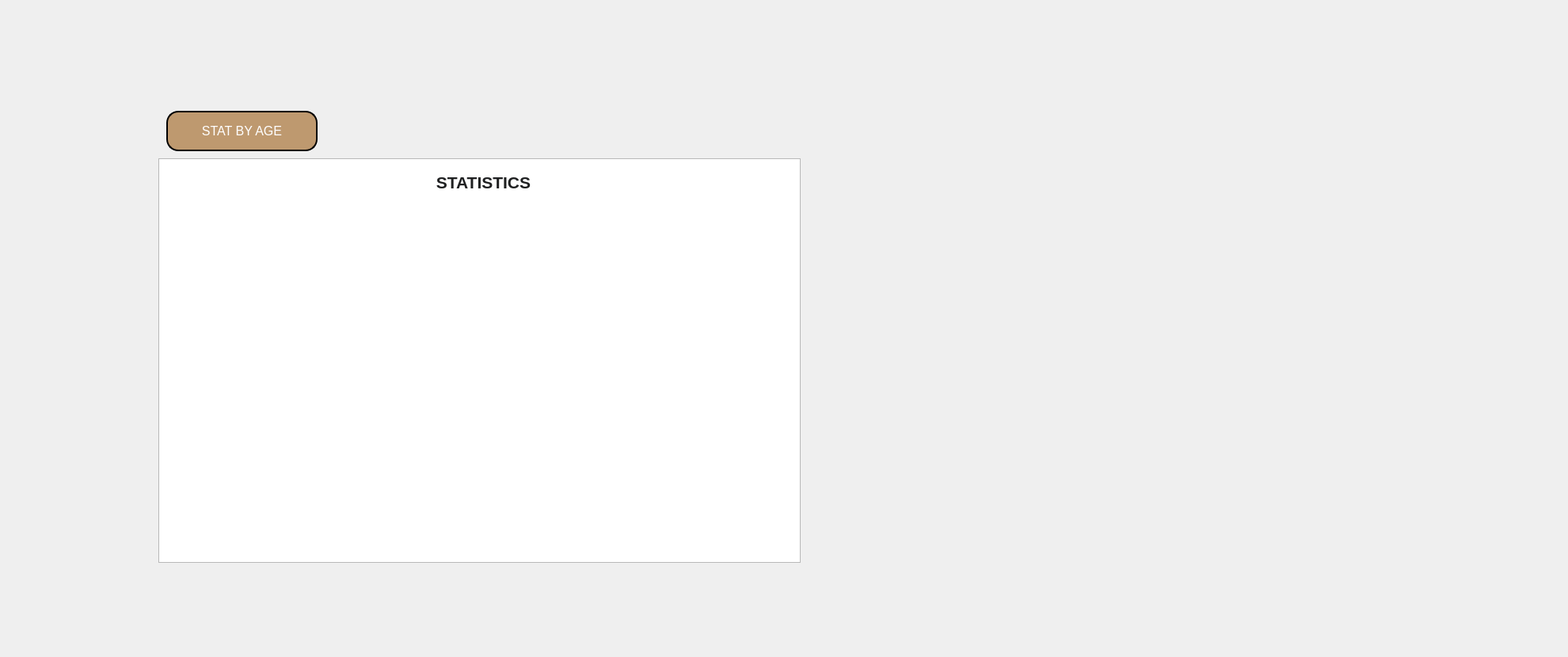
    <widget class="QWidget" name="stat_2">
     <widget class="QPushButton" name="statAge_p">
      <property name="geometry">
       <rect>
        <x>210</x>
        <y>140</y>
        <width>191</width>
        <height>51</height>
       </rect>
      </property>
      <property name="styleSheet">
       <string notr="true">QPushButton {
    font-size: 12pt; /* Larger font size */
    border: 2px solid #000000; /* Black border */
    border-radius: 15px; /* Rounded corners */
    padding: 12px 24px; /* Increased padding for better spacing */
    color: #ffffff; /* White text */
    background-color: #be996f; /* Gold background */
}

QPushButton:hover {
    background-color: #8b5f3d; /* Darker gold on hover */
}

QPushButton:pressed {
    background-color: #9e4b0f; /* Darker gold when pressed */
}
</string>
      </property>
      <property name="text">
       <string>STAT BY AGE</string>
      </property>
      <property name="iconSize">
       <size>
        <width>33</width>
        <height>33</height>
       </size>
      </property>
      <property name="autoRepeat">
       <bool>false</bool>
      </property>
      <property name="autoExclusive">
       <bool>false</bool>
      </property>
      <property name="flat">
       <bool>false</bool>
      </property>
     </widget>
     <widget class="QWidget" name="horizontalLayoutWidget_4">
      <property name="geometry">
       <rect>
        <x>210</x>
        <y>260</y>
        <width>791</width>
        <height>381</height>
       </rect>
      </property>
      <layout class="QHBoxLayout" name="horizontalLayout_2">
       <item>
        <widget class="QFrame" name="chartFrame_2">
         <property name="styleSheet">
          <string notr="true">QTableView {
    background-color: #f4d69a; /* Light brown background color */
    border: 2px solid #996515; /* Dark brown border with 2px width */
    border-radius: 15px; /* Border radius of 15px for rounded corners */
}

QTableView::item {
    color: #3a3a3a; /* Dark gray text color */
    font-family: Arial, sans-serif; /* Font family */
    font-size: 14px; /* Font size */
}

QTableView::item:selected {
    background-color: #e0b86e; /* Lighter brown background color for selected items */
}

QTableView::item:focus {
    background-color: #996515; /* Dark brown background color for focused items */
}

QScrollBar:vertical {
    border: 1px solid #996515; /* Dark brown border for vertical scrollbar */
    background: #f4d69a; /* Light brown background color for vertical scrollbar */
    width: 20px; /* Width of the vertical scrollbar */
    margin: 0px 0px 0px 0px; /* Margin */
}

QScrollBar::handle:vertical {
    background: #996515; /* Dark brown handle color for vertical scrollbar */
    min-height: 20px; /* Minimum height of the handle */
    border-radius: 10px; /* Border radius of the handle */
}

QScrollBar::handle:vertical:hover {
    background: #6b472e; /* Darker brown handle color for vertical scrollbar on hover */
}

QScrollBar::add-line:vertical {
    border: 1px solid #996515; /* Dark brown border for vertical scrollbar add line */
    background: #f4d69a; /* Light brown background color for vertical scrollbar add line */
    height: 20px; /* Height of the add line */
    subcontrol-position: bottom; /* Position at the bottom */
    subcontrol-origin: margin; /* Origin from the margin */
}

QScrollBar::sub-line:vertical {
    border: 1px solid #996515; /* Dark brown border for vertical scrollbar sub line */
    background: #f4d69a; /* Light brown background color for vertical scrollbar sub line */
    height: 20px; /* Height of the sub line */
    subcontrol-position: top; /* Position at the top */
    subcontrol-origin: margin; /* Origin from the margin */
}

QScrollBar::up-arrow:vertical, QScrollBar::down-arrow:vertical {
    border: 1px solid #996515; /* Dark brown border for vertical scrollbar arrows */
    width: 10px; /* Width of the arrows */
    height: 10px; /* Height of the arrows */
    background: #f4d69a; /* Light brown background color for arrows */
}

QScrollBar::add-page:vertical, QScrollBar::sub-page:vertical {
    background: none; /* No background for page */
}</string>
         </property>
         <property name="frameShape">
          <enum>QFrame::StyledPanel</enum>
         </property>
         <property name="frameShadow">
          <enum>QFrame::Raised</enum>
         </property>
        </widget>
       </item>
      </layout>
     </widget>
     <widget class="QListView" name="listView_p">
      <property name="geometry">
       <rect>
        <x>200</x>
        <y>200</y>
        <width>811</width>
        <height>511</height>
       </rect>
      </property>
      <property name="styleSheet">
       <string notr="true"/>
      </property>
     </widget>
     <widget class="QWidget" name="horizontalLayoutWidget_3">
      <property name="geometry">
       <rect>
        <x>210</x>
        <y>260</y>
        <width>791</width>
        <height>381</height>
       </rect>
      </property>
      <layout class="QHBoxLayout" name="setLayout_p">
       <item>
        <widget class="QWidget" name="placeholderWidget_2" native="true"/>
       </item>
      </layout>
     </widget>
     <widget class="QLabel" name="label_82">
      <property name="geometry">
       <rect>
        <x>200</x>
        <y>210</y>
        <width>821</width>
        <height>41</height>
       </rect>
      </property>
      <property name="styleSheet">
       <string notr="true">QLabel{
    color: rgb(31, 32, 33);
    font-weight: bold; /* Add this line to set the font weight to bold */
}

</string>
      </property>
      <property name="text">
       <string>&lt;html&gt;&lt;head/&gt;&lt;body&gt;&lt;p align=&quot;center&quot;&gt;&lt;span style=&quot; font-size:16pt;&quot;&gt;STATISTICS&lt;/span&gt;&lt;/p&gt;&lt;/body&gt;&lt;/html&gt;</string>
      </property>
     </widget>
     <widget class="QLabel" name="label_95">
      <property name="geometry">
       <rect>
        <x>1680</x>
        <y>-20</y>
        <width>291</width>
        <height>241</height>
       </rect>
      </property>
      <property name="text">
       <string/>
      </property>
      <property name="pixmap">
       <pixmap>../../Downloads/422871135_3753649611547138_2993912555110327539_n-removebg-preview.png</pixmap>
      </property>
      <property name="scaledContents">
       <bool>true</bool>
      </property>
     </widget>
     <widget class="QLabel" name="label_96">
      <property name="geometry">
       <rect>
        <x>190</x>
        <y>0</y>
        <width>1721</width>
        <height>821</height>
       </rect>
      </property>
      <property name="text">
       <string/>
      </property>
      <property name="pixmap">
       <pixmap>../../Downloads/fablab-1020x512.jpg</pixmap>
      </property>
      <property name="scaledContents">
       <bool>true</bool>
      </property>
     </widget>
     <widget class="QLabel" name="label_81">
      <property name="geometry">
       <rect>
        <x>1480</x>
        <y>560</y>
        <width>291</width>
        <height>241</height>
       </rect>
      </property>
      <property name="text">
       <string/>
      </property>
      <property name="pixmap">
       <pixmap>../../Downloads/422871135_3753649611547138_2993912555110327539_n-removebg-preview.png</pixmap>
      </property>
      <property name="scaledContents">
       <bool>true</bool>
      </property>
     </widget>
     <zorder>label_96</zorder>
     <zorder>label_95</zorder>
     <zorder>statAge_p</zorder>
     <zorder>horizontalLayoutWidget_4</zorder>
     <zorder>listView_p</zorder>
     <zorder>horizontalLayoutWidget_3</zorder>
     <zorder>label_82</zorder>
     <zorder>label_81</zorder>
    </widget>
